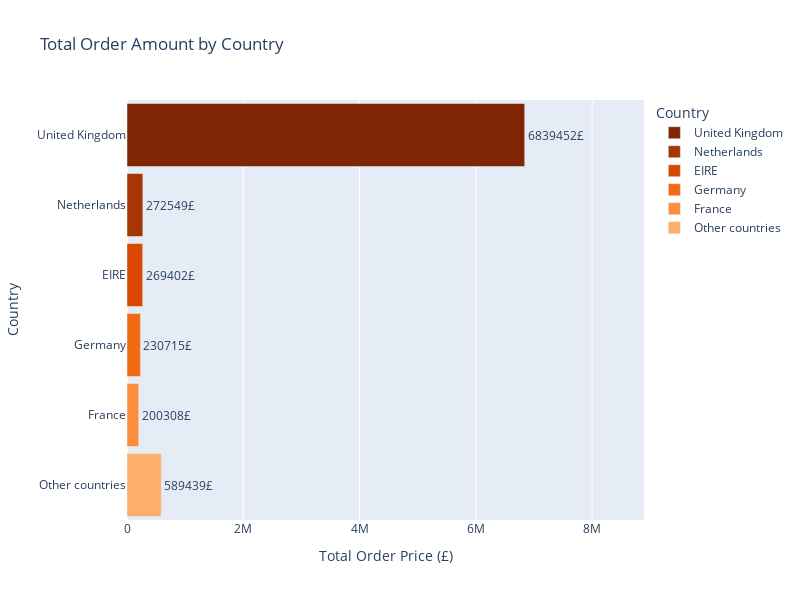

Write notebook code for a chart like this one.
### Code cell
# Create a bar chart
fig_bar = px.bar(country_order_amount, x='TotalPrice', y='Country',
             text='TotalPrice', orientation='h',
             title='Total Order Amount by Country',
             labels={'TotalPrice': 'Total Order Price (£)', 'Country': 'Country'},
             color='Country',
             color_discrete_sequence=px.colors.sequential.Oranges_r  # Use a custom color palette
            )

# Update the layout to display percentage labels inside the bars
fig_bar.update_traces(width=0.9, texttemplate='%{text:.0f}£', textposition='outside')

# Update the layout to change the size of the chart
fig_bar.update_layout(width=800, height=600)  

# Adjust the scale of the X-axis 
fig_bar.update_xaxes(range=[0, country_order_amount['TotalPrice'].max()*1.3])

# Show the plot
fig_bar.show()

### Figure 1 — Plotly figure (JSON) as saved in the notebook; plotly's stock layout.template omitted (floating-point values rounded to 4 significant figures)
{"data": [{"alignmentgroup": "True", "hovertemplate": "Country=%{y}<br>Total Order Price (£)=%{text}<extra></extra>", "legendgroup": "United Kingdom", "marker": {"color": "rgb(127,39,4)", "pattern": {"shape": ""}}, "name": "United Kingdom", "offsetgroup": "United Kingdom", "orientation": "h", "showlegend": true, "text": [6839000.0], "textposition": "outside", "texttemplate": "%{text:.0f}£", "type": "bar", "width": 0.9, "x": [6839000.0], "xaxis": "x", "y": ["United Kingdom"], "yaxis": "y"}, {"alignmentgroup": "True", "hovertemplate": "Country=%{y}<br>Total Order Price (£)=%{text}<extra></extra>", "legendgroup": "Netherlands", "marker": {"color": "rgb(166,54,3)", "pattern": {"shape": ""}}, "name": "Netherlands", "offsetgroup": "Netherlands", "orientation": "h", "showlegend": true, "text": [272500.0], "textposition": "outside", "texttemplate": "%{text:.0f}£", "type": "bar", "width": 0.9, "x": [272500.0], "xaxis": "x", "y": ["Netherlands"], "yaxis": "y"}, {"alignmentgroup": "True", "hovertemplate": "Country=%{y}<br>Total Order Price (£)=%{text}<extra></extra>", "legendgroup": "EIRE", "marker": {"color": "rgb(217,72,1)", "pattern": {"shape": ""}}, "name": "EIRE", "offsetgroup": "EIRE", "orientation": "h", "showlegend": true, "text": [269400.0], "textposition": "outside", "texttemplate": "%{text:.0f}£", "type": "bar", "width": 0.9, "x": [269400.0], "xaxis": "x", "y": ["EIRE"], "yaxis": "y"}, {"alignmentgroup": "True", "hovertemplate": "Country=%{y}<br>Total Order Price (£)=%{text}<extra></extra>", "legendgroup": "Germany", "marker": {"color": "rgb(241,105,19)", "pattern": {"shape": ""}}, "name": "Germany", "offsetgroup": "Germany", "orientation": "h", "showlegend": true, "text": [230700.0], "textposition": "outside", "texttemplate": "%{text:.0f}£", "type": "bar", "width": 0.9, "x": [230700.0], "xaxis": "x", "y": ["Germany"], "yaxis": "y"}, {"alignmentgroup": "True", "hovertemplate": "Country=%{y}<br>Total Order Price (£)=%{text}<extra></extra>", "legendgroup": "France", "marker": {"color": "rgb(253,141,60)", "pattern": {"shape": ""}}, "name": "France", "offsetgroup": "France", "orientation": "h", "showlegend": true, "text": [200300.0], "textposition": "outside", "texttemplate": "%{text:.0f}£", "type": "bar", "width": 0.9, "x": [200300.0], "xaxis": "x", "y": ["France"], "yaxis": "y"}, {"alignmentgroup": "True", "hovertemplate": "Country=%{y}<br>Total Order Price (£)=%{text}<extra></extra>", "legendgroup": "Other countries", "marker": {"color": "rgb(253,174,107)", "pattern": {"shape": ""}}, "name": "Other countries", "offsetgroup": "Other countries", "orientation": "h", "showlegend": true, "text": [589400.0], "textposition": "outside", "texttemplate": "%{text:.0f}£", "type": "bar", "width": 0.9, "x": [589400.0], "xaxis": "x", "y": ["Other countries"], "yaxis": "y"}], "layout": {"barmode": "relative", "height": 600, "legend": {"title": {"text": "Country"}, "tracegroupgap": 0}, "title": {"text": "Total Order Amount by Country"}, "width": 800, "xaxis": {"anchor": "y", "domain": [0, 1], "range": [0, 8891000.0], "title": {"text": "Total Order Price (£)"}}, "yaxis": {"anchor": "x", "categoryarray": ["Other countries", "France", "Germany", "EIRE", "Netherlands", "United Kingdom"], "categoryorder": "array", "domain": [0, 1], "title": {"text": "Country"}}}}
